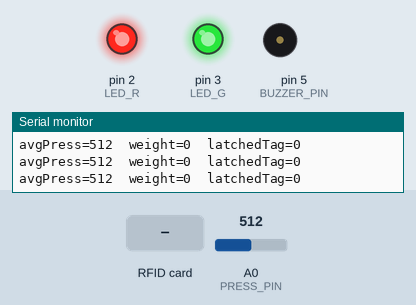
Bench run of a sketch on a simulated Arduino Uno, built with avr-gcc and run on an emulated ATmega328P. On the bench: output pins drawn as LEDs (lit = HIGH), buzzer (waves = sounding, pin HIGH), the last lines printed to the serial monitor. The inputs (shaded band) are chosen by the test bench; at power-on: A0 (PRESS_PIN) = 512. Pins used as bus, display or sensor lines are not drawn.

Above: at 1.2 s.
1.3 s: A0 (PRESS_PIN) set to 582
3.0 s: A0 (PRESS_PIN) set to 617
At 3.7 s:
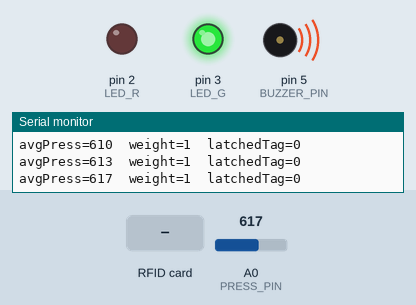
4.8 s: A0 (PRESS_PIN) set to 306
At 5.7 s:
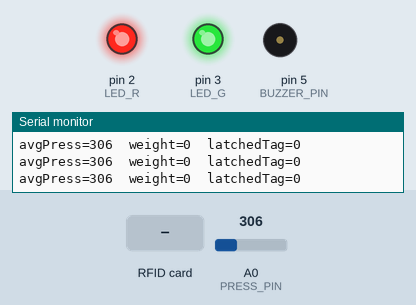
6.3 s: A0 (PRESS_PIN) set to 610
At 7.4 s:
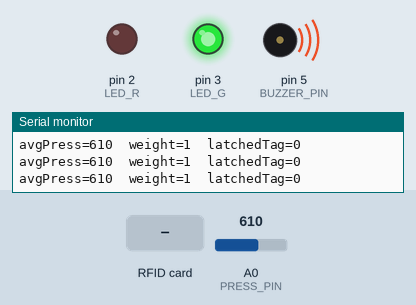
8.3 s: RFID card 5E 7A 19 C4 held to the reader
At 9.5 s:
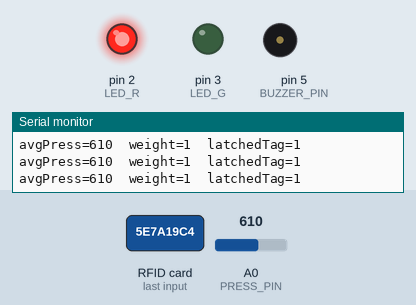
Timing chart, 0 to 10.8 s (numbered marks = the images above; inputs shaded):
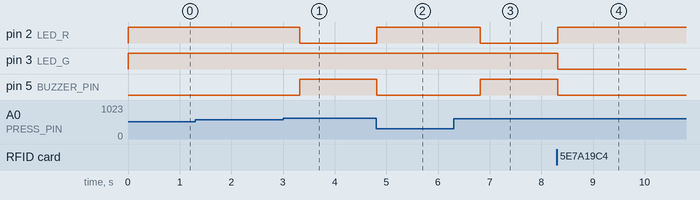

Measured:
- the behaviour switches between 600 and 601 on A0 (PRESS_PIN) (found by bisection; images 0 and 1)
- after the input at 3.0 s, pin 2 (LED_R): HIGH → LOW after 0.32 s; pin 5 (BUZZER_PIN): LOW → HIGH after 0.32 s
- after the input at 4.8 s, pin 2 (LED_R): LOW → HIGH at once; pin 5 (BUZZER_PIN): HIGH → LOW at once
- after the input at 6.3 s, pin 2 (LED_R): HIGH → LOW after 0.52 s; pin 5 (BUZZER_PIN): LOW → HIGH after 0.52 s
- after the input at 8.3 s, pin 2 (LED_R): LOW → HIGH at once; pin 3 (LED_G), pin 5 (BUZZER_PIN): HIGH → LOW at once

The sketch:

SmartCut.ino
```cpp
#include <SPI.h>
#include <MFRC522.h>

// Broches LEDs (common-anode)
#define LED_R        2        // Rouge
#define LED_G        3        // Verte
#define BUZZER_PIN   5        // Buzzer sur D5 (PWM)

// Capteur de pression
#define PRESS_PIN    A0       // FSR connecté sur A0

// RFID
#define RST_PIN      9
#define SS_PIN       10
MFRC522 mfrc522(SS_PIN, RST_PIN);

const int THRESHOLD       = 600;   // Seuil pour détecter un appui
const int NUM_SAMPLES     = 10;    // Nombre d'échantillons pour la moyenne
int   samples[NUM_SAMPLES];        // Tampon circulaire
int   sampleIndex    = 0;
long  total          = 0;
int   averagePress   = 0;

bool latchedTag      = false;      // Mémoire de détection du tag sous appui

void setup() {
  // LEDs en sorties, HIGH = éteint (common-anode)
  pinMode(LED_R, OUTPUT);    digitalWrite(LED_R, HIGH);
  pinMode(LED_G, OUTPUT);    digitalWrite(LED_G, HIGH);
  // Buzzer en sortie, off
  pinMode(BUZZER_PIN, OUTPUT);
  analogWrite(BUZZER_PIN, 0);

  pinMode(PRESS_PIN, INPUT);
  Serial.begin(9600);
  while (!Serial);

  SPI.begin();
  mfrc522.PCD_Init();

  // Initialiser le tampon d'échantillons
  for (int i = 0; i < NUM_SAMPLES; i++) {
    samples[i] = analogRead(PRESS_PIN);
    total    += samples[i];
  }
  averagePress = total / NUM_SAMPLES;
}

void loop() {
  // 1) Mettre à jour la fenêtre glissante
  total      -= samples[sampleIndex];               // retire l'ancien
  samples[sampleIndex] = analogRead(PRESS_PIN);     // lit nouveau
  total      += samples[sampleIndex];               // ajoute nouveau
  sampleIndex = (sampleIndex + 1) % NUM_SAMPLES;    // avance index
  averagePress = total / NUM_SAMPLES;               // calcule moyenne

  bool weight = (averagePress > THRESHOLD);         // appui si moyenne > seuil

  // 2) Armement du latch si appui + tag
  if (weight && !latchedTag) {
    if (mfrc522.PICC_IsNewCardPresent()
        && mfrc522.PICC_ReadCardSerial()) {
      latchedTag = true;
    }
  }
  // Réarmement quand la main se lève
  if (!weight) {
    latchedTag = false;
  }

  // 3) Debug
  Serial.print("avgPress=");    Serial.print(averagePress);
  Serial.print("  weight=");    Serial.print(weight);
  Serial.print("  latchedTag=");Serial.println(latchedTag);

  // 4) Éteindre tout
  digitalWrite(LED_R, HIGH);
  digitalWrite(LED_G, HIGH);
  analogWrite(BUZZER_PIN, 0);

  // 5) Pilotage
  if (weight && latchedTag) {
    digitalWrite(LED_G, LOW);        // verte fixe
  }
  else if (weight) {
    digitalWrite(LED_R, LOW);        // rouge fixe
    analogWrite(BUZZER_PIN, 255);    // buzzer plein PWM
  }

  delay(50);  // ~20 Hz
}
```
